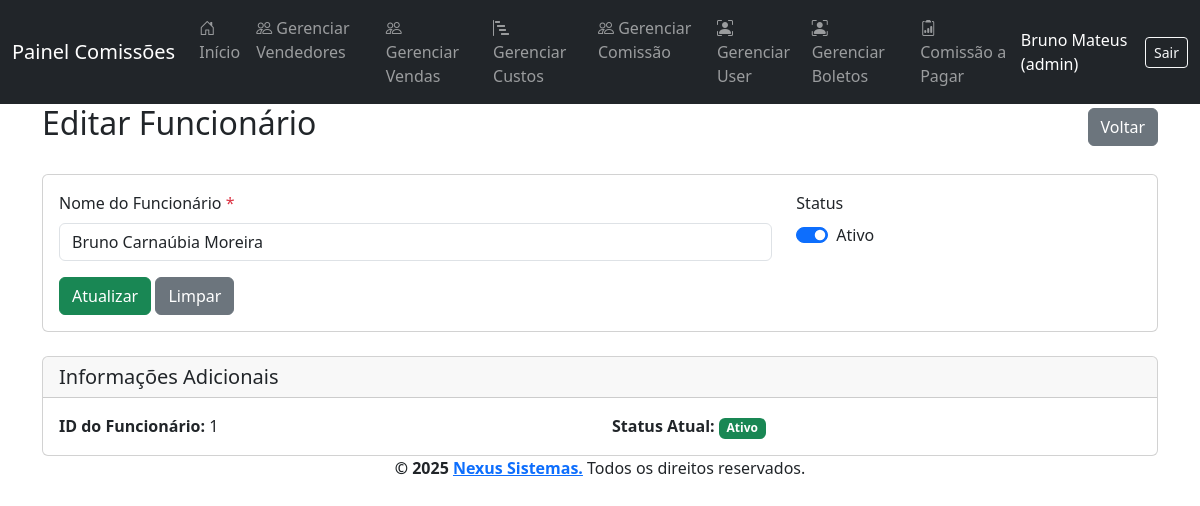
The page /pages/funcionarios_form.php?id=1 (signed in) on the database its author committed.
### tables this page shows
CREATE TABLE `funcionarios` (
  `id_funcionario` int(11) NOT NULL,
  `nome` varchar(255) NOT NULL,
  `status` tinyint(1) DEFAULT 1
);

### pages/funcionarios_form.php (the view, shortened to what this page needs)
<?php
require_once '../config/config.php';
$funcionario = null;
$isEdit = false;
if (isset($_GET['id']) && is_numeric($_GET['id'])) {
    $id = (int)$_GET['id'];
    $stmt = $pdo->prepare("SELECT * FROM funcionarios WHERE id_funcionario = ?");
    $stmt->execute([$id]);
    $funcionario = $stmt->fetch();
    $isEdit = true;
}
require_once '../views/header.php';
?>
<div class="container">
    <div class="d-flex justify-content-between align-items-center mb-4">
        <h2><?= $isEdit ? 'Editar Funcionário' : 'Novo Funcionário' ?></h2>
        <a href="funcionarios_list.php" class="btn btn-secondary">
            <i class="fas fa-arrow-left"></i> Voltar
        </a>
    </div>
    <div class="card">
        <div class="card-body">
            <form method="post">
                <div class="row">
                    <div class="col-md-8">
                        <div class="mb-3">
                            <label for="nome" class="form-label">Nome do Funcionário <span class="text-danger">*</span></label>
                            <input type="text"
                                   class="form-control"
                                   id="nome"
                                   name="nome"
                                   value="<?= htmlspecialchars($funcionario['nome'] ?? $_POST['nome'] ?? '') ?>"
                                   maxlength="255"
                                   required>
                        </div>
                    </div>
                    <div class="col-md-4">
                        <div class="mb-3">
                            <label for="status" class="form-label">Status</label>
                            <div class="form-check form-switch">
                                <input class="form-check-input"
                                       type="checkbox"
                                       id="status"
                                       name="status"
                                       <?= ($funcionario['status'] ?? $_POST['status'] ?? 1) ? 'checked' : '' ?>>
                                <label class="form-check-label" for="status">
                                    Ativo
                                </label>
                            </div>
                        </div>
                    </div>
                </div>
                <div class="d-flex justify-content-between">
                    <div>
                        <button type="submit" class="btn btn-success">
                            <i class="fas fa-save"></i> <?= $isEdit ? 'Atualizar' : 'Cadastrar' ?>
                        </button>
                        <button type="reset" class="btn btn-secondary">
                            <i class="fas fa-undo"></i> Limpar
                        </button>
                    </div>
                </div>
            </form>
        </div>
    </div>
    <?php if ($isEdit): ?>
        <div class="card mt-4">
            <div class="card-header">
                <h5 class="mb-0">Informações Adicionais</h5>
            </div>
            <div class="card-body">
                <div class="row">
                    <div class="col-md-6">
                        <strong>ID do Funcionário:</strong> <?= $funcionario['id_funcionario'] ?>
                    </div>
                    <div class="col-md-6">
                        <strong>Status Atual:</strong>
                        <?php if ($funcionario['status'] == 1): ?>
                            <span class="badge bg-success">Ativo</span>
                        <?php else: ?>
                            <span class="badge bg-danger">Inativo</span>
                        <?php endif; ?>
                    </div>
                </div>
            </div>
        </div>
    <?php endif; ?>
</div>
<?php require_once '../views/footer.php'; ?>

### rows shown on the page
funcionarios: nome "Bruno Carnaúbia Moreira", status "☑", id_funcionario "1"

### other values the page prints
$_SESSION['usuario_nome'] "Bruno Mateus"
$tipo_usuario "admin"
